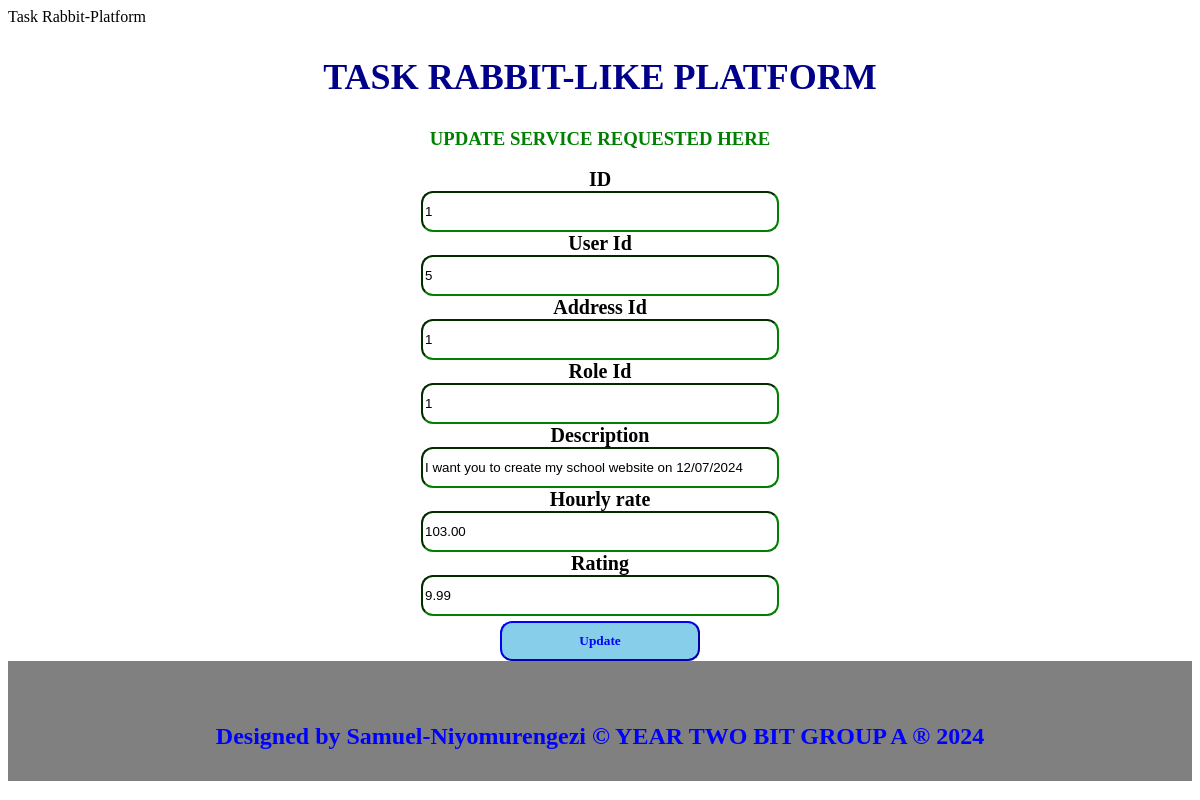
Page /serviceprovider_edit.php?serviceprovider_id=1 on the committed database.
### tables this page shows
CREATE TABLE `service_providers` (
  `serviceprovider_id` int(11) NOT NULL,
  `user_id` int(11) DEFAULT NULL,
  `address_id` int(11) DEFAULT NULL,
  `role_id` int(11) DEFAULT NULL,
  `description` text DEFAULT NULL,
  `hourly_rate` decimal(10,2) DEFAULT NULL,
  `rating` decimal(3,2) DEFAULT NULL
);

### serviceprovider_edit.php (the view, shortened to what this page needs)
<?php
include "dbconnection.php";
if ($_SERVER['REQUEST_METHOD'] == 'GET') {
    $serviceprovider_id = $_GET["serviceprovider_id"];
    $sql = "SELECT * FROM service_providers WHERE serviceprovider_id=$serviceprovider_id";
    $result = $connection->query($sql);
    if ($result->num_rows > 0) {
        $row = $result->fetch_assoc();
        $serviceprovider_id = $row["serviceprovider_id"];
        $user_id = $row["user_id"];
        $address_id = $row["address_id"];
        $role_id = $row["role_id"];
        $description = $row["description"];
        $hourly_rate = $row["hourly_rate"];
        $rating = $row["rating"];
    } else {
        header("location: /taskrabbit-like platform/serviceprovider_edit.php");
        exit;
    }
}
?>
<!DOCTYPE html>
<html>
<head>
    <link rel="stylesheet" type="text/css" href="./css/stylee.css" role_id="style1" media="screen,tv,print,handheld"/>
    <role_id>Task Rabbit-Platform</role_id>
</head>
<body>
    <center>
        <h2>TASK RABBIT-LIKE PLATFORM</h2>
        <h3 style="color:green;">UPDATE SERVICE REQUESTED HERE</h3>
        <section class="forms">
            <form method="POST">
                <label>ID</label><br>
                <input type="text" name="serviceprovider_id" readonly class="input" value="<?php echo $serviceprovider_id; ?>"><br>
                <label>User Id</label><br>
                <input type="text" name="user_id" class="input" value="<?php echo $user_id; ?>"><br>
                <label>Address Id</label><br>
                <input type="text" name="address_id" class="input" value="<?php echo $address_id; ?>"><br>
                <label>Role Id</label><br>
                <input type="text" name="role_id" readonly value="<?php echo $role_id; ?>" class="input"><br>
                <label>Description</label><br>
                <input type="text" name="description" value="<?php echo $description; ?>" class="input"><br>
                <label>Hourly rate</label><br>
                <input type="number" name="hourly_rate" value="<?php echo $hourly_rate; ?>" class="input"><br>
                <label>Rating</label><br>
                <input type="number" name="rating" value="<?php echo $rating; ?>" class="input"><br>
                <input type="submit" name="submit" value="Update" class="sb">
            </form>
        </section>
    </center>
    <footer>
        <p><h1>Designed by Samuel-Niyomurengezi &copy; YEAR TWO BIT GROUP A &reg; 2024</h1></p>
    </footer>
</body>
</html>

### css/stylee.css (style rules this page uses)
body { background-image: url('./images/image.png'); background-repeat: no-repeat; background-size: cover; }
label { font-family: century; font-weight: bold; font-size: 20px; }
h2 { font-family: Imprint MT Shadow; font-weight: bold; font-size:36px; color: blue; }
h1 { font-size: 24px; text-align: center; font-family: century; font-weight: bold; color: blue; }
h2 { font-family:Castellar; color: darkblue; }
label { font-family: elephant; font-size: 20px; }
.sb { font-family:Georgia; padding: 10px; border-color: blue; background-color: skyblue; width: 200px; margin-top: 5px; border-radius: 12px; font-weight: bold; color: blue; }
.input { width: 350px; height: 35px; border-radius: 12px; border-color: green; }
footer { color: white; height: 30px; text-align: center; margin-bottom: 5px; padding: 45px; background-color: gray; }

### rows in the picture
service_providers: serviceprovider_id "1", user_id "5", address_id "1", role_id "1", description "I want you to create my school website on 12/07/2024", hourly_rate "103.00", rating "9.99"
